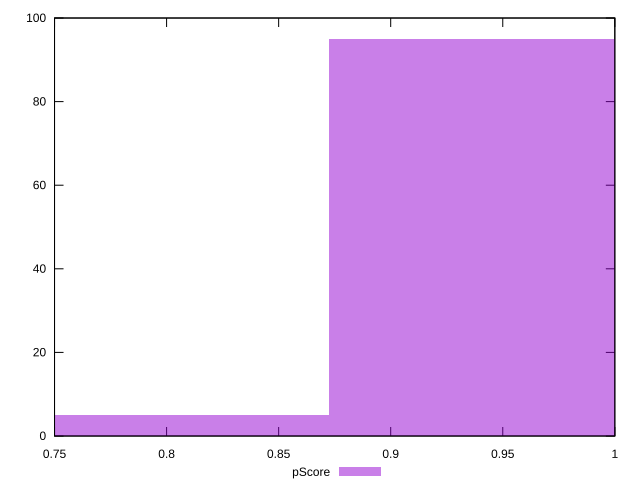

Write gnuplot code to recreate this figure.
reset

$pScore <<EOF
0.9395176809569461 95
0.8053008693916681 5
EOF

set key outside below
set boxwidth 0.134216811565278
set xrange [0.75:1]
set yrange [0:100]
set trange [0:100]
set style fill transparent solid 0.5 noborder
set terminal svg size 640, 490 enhanced background rgb 'white'
set output "report_00022_2021-02-20T12:08:46.964Z/unused-css-rules/samples/pages+cached/pScore/histogram.svg"

plot $pScore title "pScore" with boxes

reset
